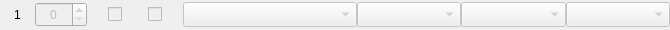
<?xml version="1.0" encoding="UTF-8"?>
<ui version="4.0">
 <class>ButtonLogical</class>
 <widget class="QWidget" name="ButtonLogical">
  <property name="geometry">
   <rect>
    <x>0</x>
    <y>0</y>
    <width>670</width>
    <height>30</height>
   </rect>
  </property>
  <property name="minimumSize">
   <size>
    <width>0</width>
    <height>30</height>
   </size>
  </property>
  <property name="windowTitle">
   <string>Form</string>
  </property>
  <layout class="QHBoxLayout" name="layoutH_ButtonLogical" stretch="4,6,4,3,4,20,12,12,12">
   <property name="spacing">
    <number>0</number>
   </property>
   <property name="leftMargin">
    <number>0</number>
   </property>
   <property name="topMargin">
    <number>1</number>
   </property>
   <property name="rightMargin">
    <number>0</number>
   </property>
   <property name="bottomMargin">
    <number>1</number>
   </property>
   <item>
    <widget class="QLabel" name="label_LogicalButtonNumber">
     <property name="sizePolicy">
      <sizepolicy hsizetype="Preferred" vsizetype="Minimum">
       <horstretch>0</horstretch>
       <verstretch>0</verstretch>
      </sizepolicy>
     </property>
     <property name="minimumSize">
      <size>
       <width>0</width>
       <height>25</height>
      </size>
     </property>
     <property name="maximumSize">
      <size>
       <width>16777215</width>
       <height>25</height>
      </size>
     </property>
     <property name="text">
      <string notr="true">1</string>
     </property>
     <property name="alignment">
      <set>Qt::AlignmentFlag::AlignCenter</set>
     </property>
    </widget>
   </item>
   <item>
    <widget class="QSpinBox" name="spinBox_PhysicalButtonNumber">
     <property name="enabled">
      <bool>false</bool>
     </property>
     <property name="minimumSize">
      <size>
       <width>0</width>
       <height>25</height>
      </size>
     </property>
     <property name="alignment">
      <set>Qt::AlignmentFlag::AlignCenter</set>
     </property>
     <property name="correctionMode">
      <enum>QAbstractSpinBox::CorrectionMode::CorrectToNearestValue</enum>
     </property>
     <property name="minimum">
      <number>0</number>
     </property>
     <property name="maximum">
      <number>128</number>
     </property>
     <property name="value">
      <number>0</number>
     </property>
    </widget>
   </item>
   <item>
    <widget class="QCheckBox" name="checkBox_IsDisable">
     <property name="enabled">
      <bool>false</bool>
     </property>
     <property name="minimumSize">
      <size>
       <width>0</width>
       <height>25</height>
      </size>
     </property>
     <property name="layoutDirection">
      <enum>Qt::LayoutDirection::RightToLeft</enum>
     </property>
     <property name="text">
      <string/>
     </property>
    </widget>
   </item>
   <item>
    <widget class="QLabel" name="label">
     <property name="sizePolicy">
      <sizepolicy hsizetype="Preferred" vsizetype="Minimum">
       <horstretch>0</horstretch>
       <verstretch>0</verstretch>
      </sizepolicy>
     </property>
     <property name="minimumSize">
      <size>
       <width>0</width>
       <height>25</height>
      </size>
     </property>
     <property name="maximumSize">
      <size>
       <width>16777215</width>
       <height>25</height>
      </size>
     </property>
     <property name="text">
      <string/>
     </property>
    </widget>
   </item>
   <item>
    <widget class="QCheckBox" name="checkBox_IsInvert">
     <property name="enabled">
      <bool>false</bool>
     </property>
     <property name="minimumSize">
      <size>
       <width>0</width>
       <height>25</height>
      </size>
     </property>
     <property name="text">
      <string/>
     </property>
    </widget>
   </item>
   <item>
    <widget class="CenteredCBox" name="comboBox_ButtonFunction">
     <property name="enabled">
      <bool>false</bool>
     </property>
     <property name="minimumSize">
      <size>
       <width>0</width>
       <height>25</height>
      </size>
     </property>
     <property name="maxVisibleItems">
      <number>25</number>
     </property>
     <property name="frame">
      <bool>true</bool>
     </property>
    </widget>
   </item>
   <item>
    <widget class="CenteredCBox" name="comboBox_ShiftIndex">
     <property name="enabled">
      <bool>false</bool>
     </property>
     <property name="minimumSize">
      <size>
       <width>0</width>
       <height>25</height>
      </size>
     </property>
     <property name="maxVisibleItems">
      <number>25</number>
     </property>
     <property name="frame">
      <bool>true</bool>
     </property>
    </widget>
   </item>
   <item>
    <widget class="CenteredCBox" name="comboBox_DelayTimerIndex">
     <property name="enabled">
      <bool>false</bool>
     </property>
     <property name="minimumSize">
      <size>
       <width>0</width>
       <height>25</height>
      </size>
     </property>
     <property name="maxVisibleItems">
      <number>25</number>
     </property>
     <property name="frame">
      <bool>true</bool>
     </property>
    </widget>
   </item>
   <item>
    <widget class="CenteredCBox" name="comboBox_PressTimerIndex">
     <property name="enabled">
      <bool>false</bool>
     </property>
     <property name="minimumSize">
      <size>
       <width>0</width>
       <height>25</height>
      </size>
     </property>
     <property name="maxVisibleItems">
      <number>25</number>
     </property>
     <property name="frame">
      <bool>true</bool>
     </property>
    </widget>
   </item>
  </layout>
 </widget>
 <customwidgets>
  <customwidget>
   <class>CenteredCBox</class>
   <extends>QComboBox</extends>
   <header>centered_cbox.h</header>
  </customwidget>
 </customwidgets>
 <resources/>
 <connections/>
</ui>
